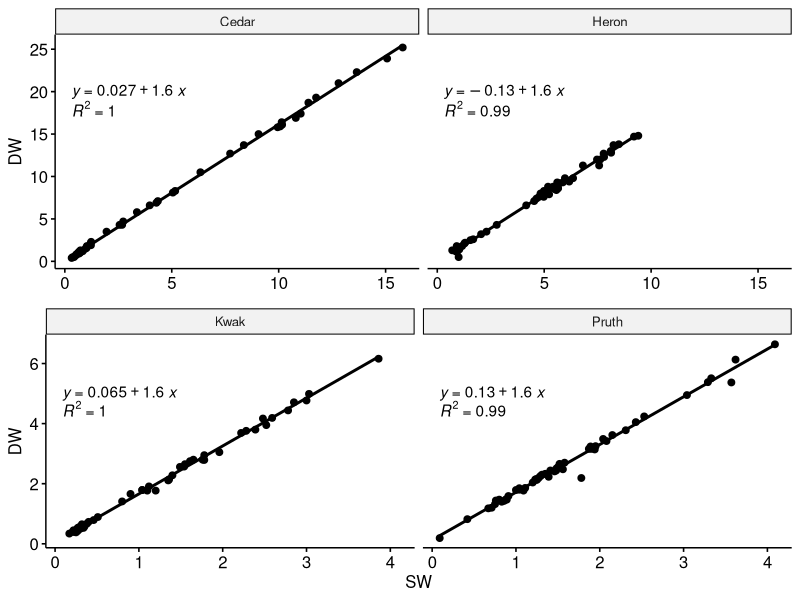

The R source for this figure:
#Snail weight regressions

#Load in necessary packages----
pkgs <- c("dplyr", "tidyverse", "ggplot2", "cowplot", "ggpubr")
lapply(pkgs, library, character.only = TRUE)
rm(pkgs)

#Read & clean csv----
reg <- read.csv("data/snail_RVs/Weight_regressions.csv")

reg_clean <- reg %>% 
  mutate(Site = as.factor(Site),
         SR = ifelse(Site == "Cedar" | Site == "Heron", "Nanaimo", "Calvert")) %>% 
  rename(SW = Submersed.weight, DW = Dry.shell.weight)

reg_clean_nan <- reg_clean %>% 
  filter(SR == "Nanaimo")
reg_clean_cal <- reg_clean %>% 
  filter(SR == "Calvert")

#Plot relationship with regression line
nan <- ggscatter(reg_clean_nan, x = "SW", y = "DW") + 
  stat_regline_equation(label.y = 20) +
  stat_regline_equation(label.y = 18, aes(label = ..rr.label..)) +
  geom_smooth(method = "lm", se=FALSE, color = "black") +
  facet_wrap(~Site)

cal <- ggscatter(reg_clean_cal, x = "SW", y = "DW") + 
  stat_regline_equation(label.y = 5) +
  stat_regline_equation(label.y = 4.5, aes(label = ..rr.label..)) +
  geom_smooth(method = "lm", se=FALSE, color = "black") +
  facet_wrap(~Site)

both <- plot_grid(nan + theme(axis.title.x = element_blank()), cal, nrow = 2)
 
ggsave(both, file = "plots/supp_figs/FigS3.pdf", height = 8, width = 8, dpi = 300)
